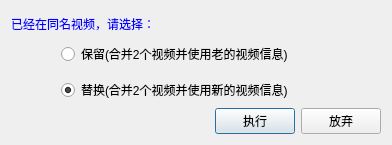
<?xml version="1.0" encoding="UTF-8"?>
<ui version="4.0">
 <class>Dialog_dsm_merge</class>
 <widget class="QDialog" name="Dialog_dsm_merge">
  <property name="geometry">
   <rect>
    <x>0</x>
    <y>0</y>
    <width>392</width>
    <height>145</height>
   </rect>
  </property>
  <property name="windowTitle">
   <string>视频信息冲突</string>
  </property>
  <layout class="QVBoxLayout" name="verticalLayout_2">
   <item>
    <widget class="QLabel" name="label">
     <property name="sizePolicy">
      <sizepolicy hsizetype="Preferred" vsizetype="Minimum">
       <horstretch>0</horstretch>
       <verstretch>0</verstretch>
      </sizepolicy>
     </property>
     <property name="styleSheet">
      <string notr="true">color: rgb(0, 0, 255);</string>
     </property>
     <property name="text">
      <string>已经在同名视频，请选择：</string>
     </property>
    </widget>
   </item>
   <item>
    <layout class="QVBoxLayout" name="verticalLayout">
     <property name="spacing">
      <number>12</number>
     </property>
     <property name="leftMargin">
      <number>50</number>
     </property>
     <property name="rightMargin">
      <number>50</number>
     </property>
     <item>
      <widget class="QRadioButton" name="rb_skip">
       <property name="text">
        <string>保留(合并2个视频并使用老的视频信息)</string>
       </property>
      </widget>
     </item>
     <item>
      <widget class="QRadioButton" name="rb_overwrite">
       <property name="text">
        <string>替换(合并2个视频并使用新的视频信息)</string>
       </property>
       <property name="checked">
        <bool>true</bool>
       </property>
      </widget>
     </item>
    </layout>
   </item>
   <item>
    <layout class="QHBoxLayout" name="horizontalLayout">
     <item>
      <spacer name="horizontalSpacer">
       <property name="orientation">
        <enum>Qt::Horizontal</enum>
       </property>
       <property name="sizeHint" stdset="0">
        <size>
         <width>40</width>
         <height>20</height>
        </size>
       </property>
      </spacer>
     </item>
     <item>
      <widget class="QPushButton" name="btn_ok">
       <property name="sizePolicy">
        <sizepolicy hsizetype="Fixed" vsizetype="Fixed">
         <horstretch>0</horstretch>
         <verstretch>0</verstretch>
        </sizepolicy>
       </property>
       <property name="text">
        <string>执行</string>
       </property>
      </widget>
     </item>
     <item>
      <widget class="QPushButton" name="btn_cancel">
       <property name="sizePolicy">
        <sizepolicy hsizetype="Fixed" vsizetype="Fixed">
         <horstretch>0</horstretch>
         <verstretch>0</verstretch>
        </sizepolicy>
       </property>
       <property name="text">
        <string>放弃</string>
       </property>
      </widget>
     </item>
    </layout>
   </item>
  </layout>
 </widget>
 <resources/>
 <connections/>
</ui>
